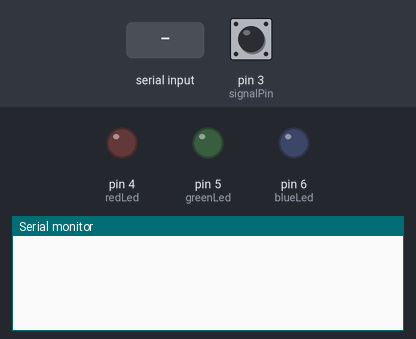
A sketch run on a simulated Arduino Uno, built with avr-gcc and run on an emulated ATmega328P. On the bench: output pins drawn as LEDs (lit = HIGH), the last lines printed to the serial monitor. The inputs (shaded band) are chosen by the test bench; at power-on: pin 3 (signalPin) LOW. Pins used as bus, display or sensor lines are not drawn.

Above: at 1.2 s.
1.3 s: pin 3 (signalPin) driven HIGH
At 2.4 s:
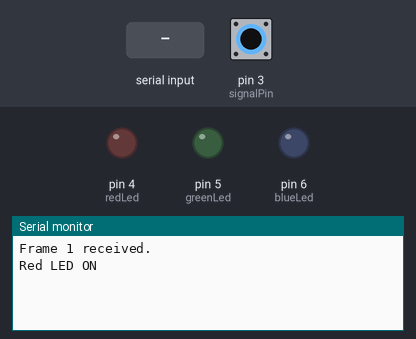
2.8 s: "q" received over Serial
At 4.0 s:
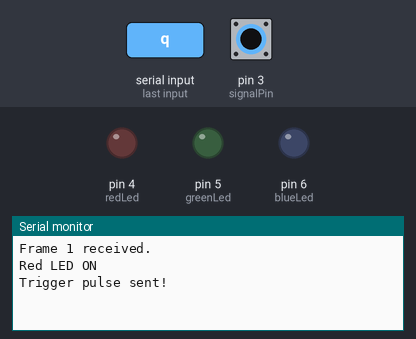
4.3 s: pin 3 (signalPin) pulsed LOW 2 times (0.12 s each, 0.3 s apart)
At 5.2 s:
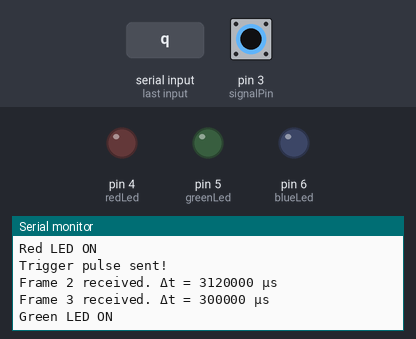
6.4 s: pin 3 (signalPin) pulsed LOW 5 times (0.12 s each, 0.3 s apart)
At 8.5 s:
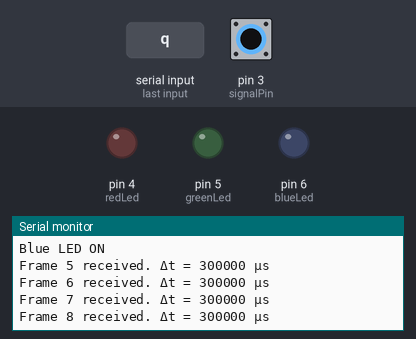
Timing chart, 0 to 10.0 s (numbered marks = the images above; inputs shaded):
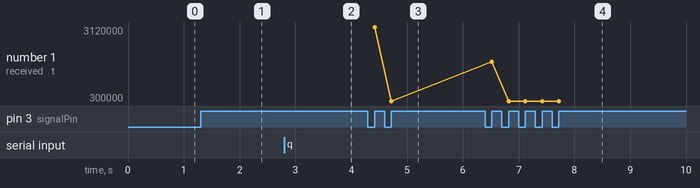

The sketch:

trigger_and_interrupt.ino
```cpp
const int triggerPin = 2;   // Arduino -> Camera
const int signalPin  = 3;   // Camera -> Arduino

const int redLed    = 4;
const int greenLed  = 5;
const int blueLed   = 6;

volatile unsigned long lastTime = 0;
volatile int frameCount = 0;

void setup() {
  Serial.begin(9600);

  pinMode(triggerPin, OUTPUT);
  pinMode(signalPin, INPUT);

  pinMode(redLed, OUTPUT);
  pinMode(greenLed, OUTPUT);
  pinMode(blueLed, OUTPUT);

  attachInterrupt(digitalPinToInterrupt(signalPin), onFrameSignal, RISING);   }

void loop() {
    if (Serial.available()) {
    char c = Serial.read();
    if (c == 'q') {
      sendTriggerPulse();
      Serial.println("Trigger pulse sent!");
    }
  }
}

void onFrameSignal() {
  unsigned long now = micros();
  frameCount++;

  if (lastTime == 0) {
    Serial.print("Frame ");
    Serial.print(frameCount);
    Serial.println(" received.");
  } else {
    unsigned long delta = now - lastTime;
    Serial.print("Frame ");
    Serial.print(frameCount);
    Serial.print(" received. Δt = ");
    Serial.print(delta);
    Serial.println(" µs");
  }

  // LED actions
  if (frameCount == 1) Serial.println("Red LED ON");
  if (frameCount == 3) Serial.println("Green LED ON");
  if (frameCount == 4) Serial.println("Blue LED ON");

  lastTime = now;
  sendTriggerPulse();
}

void sendTriggerPulse() {
      digitalWrite(triggerPin, HIGH);
      delayMicroseconds(1);
      digitalWrite(triggerPin, LOW);
}
```

Measured:
- after the input at 1.3 s, the serial monitor: prints a new line at once (image 1)
- after the input at 2.8 s, the serial monitor: prints a new line at once (image 2)
- after the input at 4.3 s, the serial monitor: prints a new line after 0.12 s (image 3)
- after the input at 6.4 s, the serial monitor: prints a new line after 0.12 s (image 4)
